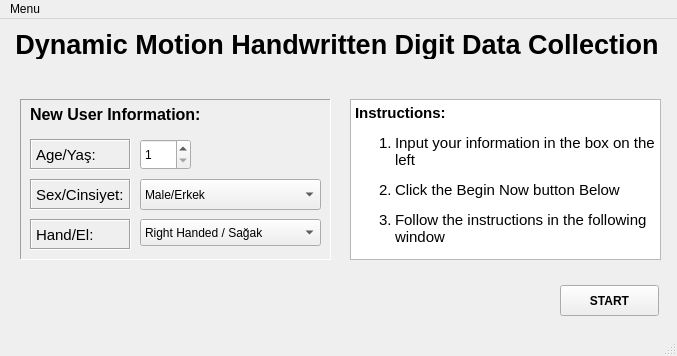
<?xml version="1.0" encoding="UTF-8"?>
<ui version="4.0">
 <class>StartWindow</class>
 <widget class="QMainWindow" name="StartWindow">
  <property name="geometry">
   <rect>
    <x>0</x>
    <y>0</y>
    <width>677</width>
    <height>356</height>
   </rect>
  </property>
  <property name="windowTitle">
   <string>MainWindow</string>
  </property>
  <property name="tabShape">
   <enum>QTabWidget::Rounded</enum>
  </property>
  <widget class="QWidget" name="centralwidget">
   <widget class="QFrame" name="frame">
    <property name="geometry">
     <rect>
      <x>20</x>
      <y>80</y>
      <width>311</width>
      <height>161</height>
     </rect>
    </property>
    <property name="frameShape">
     <enum>QFrame::Panel</enum>
    </property>
    <property name="frameShadow">
     <enum>QFrame::Sunken</enum>
    </property>
    <widget class="QLabel" name="Hand_Label">
     <property name="geometry">
      <rect>
       <x>10</x>
       <y>120</y>
       <width>101</width>
       <height>31</height>
      </rect>
     </property>
     <property name="font">
      <font>
       <pointsize>11</pointsize>
       <weight>50</weight>
       <italic>false</italic>
       <bold>false</bold>
       <underline>false</underline>
       <strikeout>false</strikeout>
       <stylestrategy>PreferDefault</stylestrategy>
       <kerning>true</kerning>
      </font>
     </property>
     <property name="frameShape">
      <enum>QFrame::Box</enum>
     </property>
     <property name="frameShadow">
      <enum>QFrame::Sunken</enum>
     </property>
     <property name="text">
      <string>Hand/El:</string>
     </property>
    </widget>
    <widget class="QComboBox" name="Hand_comboBox">
     <property name="geometry">
      <rect>
       <x>120</x>
       <y>120</y>
       <width>181</width>
       <height>27</height>
      </rect>
     </property>
     <property name="cursor">
      <cursorShape>PointingHandCursor</cursorShape>
     </property>
     <item>
      <property name="text">
       <string>Right Handed / Sağak</string>
      </property>
     </item>
     <item>
      <property name="text">
       <string>Left Handed / Solak</string>
      </property>
     </item>
    </widget>
    <widget class="QComboBox" name="Sex_comboBox">
     <property name="geometry">
      <rect>
       <x>120</x>
       <y>80</y>
       <width>181</width>
       <height>31</height>
      </rect>
     </property>
     <property name="cursor">
      <cursorShape>PointingHandCursor</cursorShape>
     </property>
     <property name="mouseTracking">
      <bool>false</bool>
     </property>
     <property name="editable">
      <bool>false</bool>
     </property>
     <property name="frame">
      <bool>true</bool>
     </property>
     <item>
      <property name="text">
       <string>Male/Erkek</string>
      </property>
     </item>
     <item>
      <property name="text">
       <string>Female/Dişi</string>
      </property>
     </item>
    </widget>
    <widget class="QSpinBox" name="Age_spinBox">
     <property name="geometry">
      <rect>
       <x>120</x>
       <y>40</y>
       <width>51</width>
       <height>31</height>
      </rect>
     </property>
     <property name="cursor">
      <cursorShape>IBeamCursor</cursorShape>
     </property>
     <property name="minimum">
      <number>1</number>
     </property>
    </widget>
    <widget class="QLabel" name="Age_Label">
     <property name="geometry">
      <rect>
       <x>10</x>
       <y>40</y>
       <width>101</width>
       <height>31</height>
      </rect>
     </property>
     <property name="font">
      <font>
       <pointsize>11</pointsize>
       <weight>50</weight>
       <italic>false</italic>
       <bold>false</bold>
       <underline>false</underline>
       <strikeout>false</strikeout>
       <stylestrategy>PreferDefault</stylestrategy>
       <kerning>true</kerning>
      </font>
     </property>
     <property name="frameShape">
      <enum>QFrame::Box</enum>
     </property>
     <property name="frameShadow">
      <enum>QFrame::Sunken</enum>
     </property>
     <property name="text">
      <string>Age/Yaş:</string>
     </property>
    </widget>
    <widget class="QLabel" name="Sex_Label">
     <property name="geometry">
      <rect>
       <x>10</x>
       <y>80</y>
       <width>101</width>
       <height>31</height>
      </rect>
     </property>
     <property name="font">
      <font>
       <pointsize>11</pointsize>
       <weight>50</weight>
       <italic>false</italic>
       <bold>false</bold>
       <underline>false</underline>
       <strikeout>false</strikeout>
       <stylestrategy>PreferDefault</stylestrategy>
       <kerning>true</kerning>
      </font>
     </property>
     <property name="frameShape">
      <enum>QFrame::Box</enum>
     </property>
     <property name="frameShadow">
      <enum>QFrame::Sunken</enum>
     </property>
     <property name="text">
      <string>Sex/Cinsiyet:</string>
     </property>
    </widget>
    <widget class="QLabel" name="Information_Label">
     <property name="geometry">
      <rect>
       <x>10</x>
       <y>0</y>
       <width>191</width>
       <height>31</height>
      </rect>
     </property>
     <property name="font">
      <font>
       <pointsize>12</pointsize>
       <weight>75</weight>
       <italic>false</italic>
       <bold>true</bold>
       <underline>false</underline>
      </font>
     </property>
     <property name="frameShape">
      <enum>QFrame::NoFrame</enum>
     </property>
     <property name="frameShadow">
      <enum>QFrame::Sunken</enum>
     </property>
     <property name="text">
      <string>New User Information:</string>
     </property>
    </widget>
   </widget>
   <widget class="QLabel" name="Title_Label">
    <property name="geometry">
     <rect>
      <x>10</x>
      <y>10</y>
      <width>654</width>
      <height>30</height>
     </rect>
    </property>
    <property name="font">
     <font>
      <pointsize>20</pointsize>
      <weight>75</weight>
      <bold>true</bold>
     </font>
    </property>
    <property name="layoutDirection">
     <enum>Qt::LeftToRight</enum>
    </property>
    <property name="text">
     <string>Dynamic Motion Handwritten Digit Data Collection</string>
    </property>
    <property name="scaledContents">
     <bool>false</bool>
    </property>
    <property name="alignment">
     <set>Qt::AlignCenter</set>
    </property>
    <property name="wordWrap">
     <bool>false</bool>
    </property>
   </widget>
   <widget class="QTextBrowser" name="Instructions_textBrowser">
    <property name="geometry">
     <rect>
      <x>350</x>
      <y>80</y>
      <width>311</width>
      <height>161</height>
     </rect>
    </property>
    <property name="html">
     <string>&lt;!DOCTYPE HTML PUBLIC &quot;-//W3C//DTD HTML 4.0//EN&quot; &quot;http://www.w3.org/TR/REC-html40/strict.dtd&quot;&gt;
&lt;html&gt;&lt;head&gt;&lt;meta name=&quot;qrichtext&quot; content=&quot;1&quot; /&gt;&lt;style type=&quot;text/css&quot;&gt;
p, li { white-space: pre-wrap; }
&lt;/style&gt;&lt;/head&gt;&lt;body style=&quot; font-family:'Ubuntu'; font-size:11pt; font-weight:400; font-style:normal;&quot;&gt;
&lt;p style=&quot; margin-top:14px; margin-bottom:12px; margin-left:0px; margin-right:0px; -qt-block-indent:0; text-indent:0px;&quot;&gt;&lt;span style=&quot; font-weight:600;&quot;&gt;Instructions:&lt;/span&gt;&lt;/p&gt;
&lt;ol style=&quot;margin-top: 0px; margin-bottom: 0px; margin-left: 0px; margin-right: 0px; -qt-list-indent: 1;&quot;&gt;&lt;li style=&quot; margin-top:12px; margin-bottom:0px; margin-left:0px; margin-right:0px; -qt-block-indent:0; text-indent:0px;&quot;&gt;Input your information in the box on the left&lt;/li&gt;
&lt;li style=&quot; margin-top:12px; margin-bottom:0px; margin-left:0px; margin-right:0px; -qt-block-indent:0; text-indent:0px;&quot;&gt;Click the Begin Now button Below&lt;/li&gt;
&lt;li style=&quot; margin-top:12px; margin-bottom:0px; margin-left:0px; margin-right:0px; -qt-block-indent:0; text-indent:0px;&quot;&gt;Follow the instructions in the following window&lt;/li&gt;&lt;/ol&gt;&lt;/body&gt;&lt;/html&gt;</string>
    </property>
   </widget>
   <widget class="QPushButton" name="Start_pushButton">
    <property name="geometry">
     <rect>
      <x>560</x>
      <y>266</y>
      <width>99</width>
      <height>31</height>
     </rect>
    </property>
    <property name="font">
     <font>
      <weight>75</weight>
      <bold>true</bold>
     </font>
    </property>
    <property name="text">
     <string>START</string>
    </property>
   </widget>
  </widget>
  <widget class="QMenuBar" name="menubar">
   <property name="geometry">
    <rect>
     <x>0</x>
     <y>0</y>
     <width>677</width>
     <height>25</height>
    </rect>
   </property>
   <widget class="QMenu" name="menuSettings">
    <property name="title">
     <string>Menu</string>
    </property>
    <addaction name="actionSettings"/>
    <addaction name="actionExport"/>
   </widget>
   <addaction name="menuSettings"/>
  </widget>
  <widget class="QStatusBar" name="statusbar"/>
  <action name="actionSettings">
   <property name="text">
    <string>Settings</string>
   </property>
  </action>
  <action name="actionExport">
   <property name="text">
    <string>Export Dataset</string>
   </property>
  </action>
 </widget>
 <tabstops>
  <tabstop>Age_spinBox</tabstop>
  <tabstop>Sex_comboBox</tabstop>
  <tabstop>Hand_comboBox</tabstop>
 </tabstops>
 <resources/>
 <connections/>
</ui>
